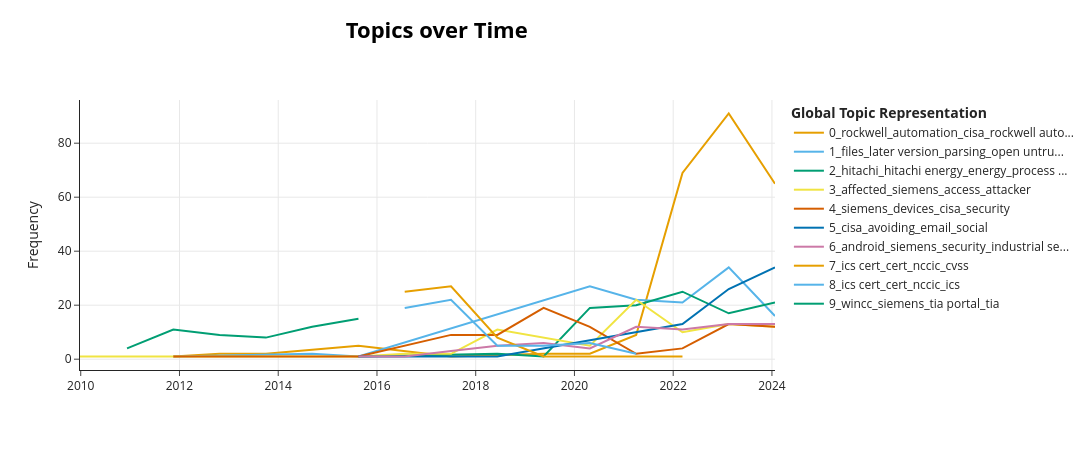

Notebook cell for this chart:
### Code cell
# In [31]:
# Membuat visualisasi tren topik per tahun untuk Skenario A (all-MiniLM-L6-v2)

# 1. Definisikan variabel 'dokumen' dari dataframe yang sudah diload di Notebook 04
dokumen = df_data['teks_bersih'].tolist()

# 2. Mengekstrak tahun dari kolom release_date
df_data['tahun'] = pd.to_datetime(df_data['release_date']).dt.year

# 3. Menghitung Topics Over Time
topics_over_time_A = topic_model_A.topics_over_time(
    dokumen, 
    df_data['tahun'].tolist(), 
    nr_bins=len(df_data['tahun'].unique())
)

# 4. Visualisasi interaktif
fig_tot = topic_model_A.visualize_topics_over_time(topics_over_time_A, top_n_topics=10)
path_tot = RESULTS_EVA / "topics_over_time_skenario_A.html"
fig_tot.write_html(str(path_tot))
print(f"Visualisasi Topics Over Time disimpan di: {path_tot}")
fig_tot.show()

### Figure 1 — Plotly figure (JSON) as saved in the notebook; plotly's stock layout.template omitted (floating-point values rounded to 4 significant figures)
{"data": [{"hoverinfo": "text", "hovertext": ["<b>Topic 0</b><br>Words: honeywell, hbs, honeywell process, process solutions, cisa", "<b>Topic 0</b><br>Words: rockwell, cip, earlier, rockwell recommends, employ", "<b>Topic 0</b><br>Words: exec, rockwell, rockwell automation, automation, cisa", "<b>Topic 0</b><br>Words: cisco, refer cisco, additional workarounds, advisories additional, cisco security", "<b>Topic 0</b><br>Words: cisa, ics, exploitation, exploitation vulnerability, vulnerability", "<b>Topic 0</b><br>Words: rockwell, rockwell automation, isagraf, runtime, automation", "<b>Topic 0</b><br>Words: cip security, cip, controllogix, 1756 en4tr, en4tr", "<b>Topic 0</b><br>Words: rockwell, automation, cisa, rockwell automation, ics", "<b>Topic 0</b><br>Words: cisa, ics, rockwell, rockwell automation, automation", "<b>Topic 0</b><br>Words: rockwell, automation, rockwell automation, cisa, ics", "<b>Topic 0</b><br>Words: rockwell, automation, rockwell automation, cisa, ics"], "marker": {"color": "#E69F00"}, "mode": "lines", "name": "0_rockwell_automation_cisa_rockwell auto...", "type": "scatter", "x": [2012.0, 2013.0, 2014.0, 2016.0, 2018.0, 2019.0, 2020.0, 2021.0, 2022.0, 2023.0, 2024.0], "y": [1, 2, 2, 5, 1, 2, 2, 9, 69, 91, 65]}, {"hoverinfo": "text", "hovertext": ["<b>Topic 1</b><br>Words: xarrow, resolves reported, new project, version resolves, produced updated", "<b>Topic 1</b><br>Words: r9, pac, opto 22, opto, pac project", "<b>Topic 1</b><br>Words: pmsoft, wplsoft, 02 11, ispsoft, 11", "<b>Topic 1</b><br>Words: files, unknown sources, files unknown, unknown, untrusted files", "<b>Topic 1</b><br>Words: later version, files, later, version update, open untrusted", "<b>Topic 1</b><br>Words: files, later version, later, open, parsing", "<b>Topic 1</b><br>Words: files, later version, open untrusted, parsing, affected applications", "<b>Topic 1</b><br>Words: files, later version, parsing, context current, current process"], "marker": {"color": "#56B4E9"}, "mode": "lines", "name": "1_files_later version_parsing_open untru...", "type": "scatter", "x": [2012.0, 2015.0, 2016.0, 2020.0, 2021.0, 2022.0, 2023.0, 2024.0], "y": [1, 2, 1, 27, 22, 21, 34, 16]}, {"hoverinfo": "text", "hovertext": ["<b>Topic 2</b><br>Words: pcm600, abb, process control, control, systems internet", "<b>Topic 2</b><br>Words: abb, process control, information abb, process, hitachi", "<b>Topic 2</b><br>Words: hitachi, abb power, hitachi abb, grids, power grids", "<b>Topic 2</b><br>Words: hitachi, hitachi energy, energy, process control, public advisory", "<b>Topic 2</b><br>Words: hitachi, hitachi energy, energy, process control, process", "<b>Topic 2</b><br>Words: hitachi, hitachi energy, energy, process control, process", "<b>Topic 2</b><br>Words: hitachi, hitachi energy, energy, process control, mitigation factors", "<b>Topic 2</b><br>Words: hitachi, hitachi energy, energy, codesys, abb"], "marker": {"color": "#009E73"}, "mode": "lines", "name": "2_hitachi_hitachi energy_energy_process ...", "type": "scatter", "x": [2016.0, 2018.0, 2019.0, 2020.0, 2021.0, 2022.0, 2023.0, 2024.0], "y": [1, 2, 1, 19, 20, 25, 17, 21]}, {"hoverinfo": "text", "hovertext": ["<b>Topic 3</b><br>Words: cisco network, building, cisco, network, operator", "<b>Topic 3</b><br>Words: siemens, stop, controller stop, engineering software, controller", "<b>Topic 3</b><br>Words: magelis, panels, advanced, versions, schneider electric", "<b>Topic 3</b><br>Words: integrated webserver, integrated, siemens, webserver, 80 tcp", "<b>Topic 3</b><br>Words: port 443, 443 tcp, 443, web server, devices", "<b>Topic 3</b><br>Words: web, web interface, siemens, interface, security vulnerability", "<b>Topic 3</b><br>Words: web, web application, application, authentication web, access", "<b>Topic 3</b><br>Words: port 443, affected, 443 tcp, 443, especially port", "<b>Topic 3</b><br>Words: later version, siemens, affected, update, devices", "<b>Topic 3</b><br>Words: affected, siemens, access, attacker, later version", "<b>Topic 3</b><br>Words: affected, later version, siemens, attacker, devices", "<b>Topic 3</b><br>Words: port 8000, 8000, affected application, access port, affected"], "marker": {"color": "#F0E442"}, "mode": "lines", "name": "3_affected_siemens_access_attacker", "type": "scatter", "x": [2010.0, 2011.0, 2016.0, 2017.0, 2018.0, 2018.0, 2019.0, 2020.0, 2021.0, 2022.0, 2023.0, 2024.0], "y": [1, 1, 1, 2, 2, 11, 8, 5, 22, 10, 13, 12]}, {"hoverinfo": "text", "hovertext": ["<b>Topic 4</b><br>Words: sipass, mp2, sipass integrated, cisa, siemens", "<b>Topic 4</b><br>Words: deltav, easy, uninstall, knowledge base, emerson", "<b>Topic 4</b><br>Words: siemens, devices, cisa, security, defense", "<b>Topic 4</b><br>Words: siemens, devices, cisa, security, defense", "<b>Topic 4</b><br>Words: devices, cisa, siemens, security, defense", "<b>Topic 4</b><br>Words: siemens, devices, cisa, security, control", "<b>Topic 4</b><br>Words: siemens, cisa, devices, security, defense", "<b>Topic 4</b><br>Words: project, digi, blocks, unprotected project, optimization", "<b>Topic 4</b><br>Words: siemens, devices, cisa, security, control", "<b>Topic 4</b><br>Words: siemens, devices, cisa, security, defense"], "marker": {"color": "#D55E00"}, "mode": "lines", "name": "4_siemens_devices_cisa_security", "type": "scatter", "x": [2012.0, 2016.0, 2018.0, 2018.0, 2019.0, 2020.0, 2021.0, 2022.0, 2023.0, 2024.0], "y": [1, 1, 9, 9, 19, 12, 2, 4, 13, 12]}, {"hoverinfo": "text", "hovertext": ["<b>Topic 5</b><br>Words: bridge, bas, existing, updates issued, replacing existing", "<b>Topic 5</b><br>Words: cisa, ethernet, mitsubishi electric, mitsubishi, avoiding", "<b>Topic 5</b><br>Words: cisa, avoiding, email, social, social engineering", "<b>Topic 5</b><br>Words: cisa, avoiding, ics, email, social", "<b>Topic 5</b><br>Words: cisa, avoiding, email, social, social engineering"], "marker": {"color": "#0072B2"}, "mode": "lines", "name": "5_cisa_avoiding_email_social", "type": "scatter", "x": [2016.0, 2018.0, 2022.0, 2023.0, 2024.0], "y": [1, 1, 13, 26, 34]}, {"hoverinfo": "text", "hovertext": ["<b>Topic 6</b><br>Words: siprotec, en100, en100 ethernet, siemens, ethernet module", "<b>Topic 6</b><br>Words: install v1, download install, install, v1, siemens", "<b>Topic 6</b><br>Words: workarounds mitigations, workarounds, siemens, mitigations, risk firewall", "<b>Topic 6</b><br>Words: cve 2019, 2019, implement mitigations, siemens, cve", "<b>Topic 6</b><br>Words: siemens, security, android, grid, environment", "<b>Topic 6</b><br>Words: siemens, security, android, environment, grid", "<b>Topic 6</b><br>Words: siemens, security, android, environment, grid", "<b>Topic 6</b><br>Words: siemens, security, android, update v9, environment", "<b>Topic 6</b><br>Words: android, siemens, industrial security, security, needed", "<b>Topic 6</b><br>Words: sip, siemens, higher, 86, android"], "marker": {"color": "#CC79A7"}, "mode": "lines", "name": "6_android_siemens_security_industrial se...", "type": "scatter", "x": [2016.0, 2017.0, 2018.0, 2018.0, 2019.0, 2020.0, 2021.0, 2022.0, 2023.0, 2024.0], "y": [1, 1, 3, 5, 6, 4, 12, 11, 13, 13]}, {"hoverinfo": "text", "hovertext": ["<b>Topic 7</b><br>Words: ics cert, cert, 2017, ics, cvss", "<b>Topic 7</b><br>Words: nccic, ics cert, cert, cvss, 2018", "<b>Topic 7</b><br>Words: nccic, ics cert, cert, cvss, assigned", "<b>Topic 7</b><br>Words: fixed following, automation reports, reports vulnerabilities, vulnerabilities fixed, industrial automation", "<b>Topic 7</b><br>Words: video, equipment, deemed, secure networks, products video", "<b>Topic 7</b><br>Words: sauter controls, sauter, controls, legacy systems, controls recommends"], "marker": {"color": "#E69F00"}, "mode": "lines", "name": "7_ics cert_cert_nccic_cvss", "type": "scatter", "x": [2017.0, 2018.0, 2018.0, 2019.0, 2021.0, 2022.0], "y": [25, 27, 8, 1, 1, 1]}, {"hoverinfo": "text", "hovertext": ["<b>Topic 8</b><br>Words: ics cert, cert, ics, cert web, nccic", "<b>Topic 8</b><br>Words: nccic, ics cert, cert, ics, recommended practices", "<b>Topic 8</b><br>Words: nccic, ics cert, cert, affected node, recommended practices", "<b>Topic 8</b><br>Words: cert, recommended practices, vulnerability, cert gov, gateway", "<b>Topic 8</b><br>Words: cert, recommended practices, ics, vulnerability, ics cert", "<b>Topic 8</b><br>Words: webhmi, user administrative, ics, cisa, recommended practices"], "marker": {"color": "#56B4E9"}, "mode": "lines", "name": "8_ics cert_cert_nccic_ics", "type": "scatter", "x": [2017.0, 2018.0, 2018.0, 2019.0, 2020.0, 2021.0], "y": [19, 22, 5, 5, 6, 2]}, {"hoverinfo": "text", "hovertext": ["<b>Topic 9</b><br>Words: wincc, siemens, wincc flexible, flexible, cisa", "<b>Topic 9</b><br>Words: wincc, wincc flexible, tia portal, flexible, tia", "<b>Topic 9</b><br>Words: wincc, siemens, tia portal, tia, wincc tia", "<b>Topic 9</b><br>Words: ros, wincc, cisa, siemens, simatic", "<b>Topic 9</b><br>Words: wincc, tia portal, tia, siemens, portal", "<b>Topic 9</b><br>Words: siemens, cisa, wincc, engineering, avoiding"], "marker": {"color": "#009E73"}, "mode": "lines", "name": "9_wincc_siemens_tia portal_tia", "type": "scatter", "x": [2011.0, 2012.0, 2013.0, 2014.0, 2015.0, 2016.0], "y": [4, 11, 9, 8, 12, 15]}], "layout": {"height": 450, "hoverlabel": {"bgcolor": "white", "font": {"family": "Rockwell", "size": 16}}, "legend": {"title": {"text": "<b>Global Topic Representation"}}, "title": {"font": {"color": "Black", "size": 22}, "text": "<b>Topics over Time</b>", "x": 0.4, "xanchor": "center", "y": 0.95, "yanchor": "top"}, "width": 1250, "xaxis": {"showgrid": true}, "yaxis": {"showgrid": true, "title": {"text": "Frequency"}}}}
